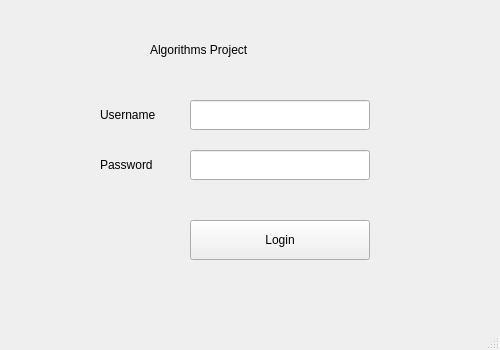
<?xml version="1.0" encoding="UTF-8"?>
<ui version="4.0">
    <class>LoginWindow</class>
    <widget class="QMainWindow" name="LoginWindow">
        <property name="geometry">
            <rect>
                <x>0</x>
                <y>0</y>
                <width>500</width>
                <height>350</height>
            </rect>
        </property>

        <property name="windowTitle">
            <string>Algorithms Project</string>
        </property>

        <widget class="QWidget" name="centralwidget">

            <widget class="QLabel" name="titleLabel">
                <property name="geometry">
                    <rect>
                        <x>150</x>
                        <y>30</y>
                        <width>220</width>
                        <height>40</height>
                    </rect>
                </property>
                <property name="text">
                    <string>Algorithms Project</string>
                </property>
            </widget>

            <widget class="QLabel" name="loginLabel">
                <property name="geometry">
                    <rect>
                        <x>100</x>
                        <y>100</y>
                        <width>80</width>
                        <height>30</height>
                    </rect>
                </property>
                <property name="text">
                    <string>Username</string>
                </property>
            </widget>

            <widget class="QLineEdit" name="loginEdit">
                <property name="geometry">
                    <rect>
                        <x>190</x>
                        <y>100</y>
                        <width>180</width>
                        <height>30</height>
                    </rect>
                </property>
            </widget>

            <widget class="QLabel" name="passwordLabel">
                <property name="geometry">
                    <rect>
                        <x>100</x>
                        <y>150</y>
                        <width>80</width>
                        <height>30</height>
                    </rect>
                </property>
                <property name="text">
                    <string>Password</string>
                </property>
            </widget>

            <widget class="QLineEdit" name="passwordEdit">
                <property name="geometry">
                    <rect>
                        <x>190</x>
                        <y>150</y>
                        <width>180</width>
                        <height>30</height>
                    </rect>
                </property>
                <property name="echoMode">
                    <enum>QLineEdit::Password</enum>
                </property>
            </widget>

            <widget class="QPushButton" name="loginButton">
                <property name="geometry">
                    <rect>
                        <x>190</x>
                        <y>220</y>
                        <width>180</width>
                        <height>40</height>
                    </rect>
                </property>
                <property name="text">
                    <string>Login</string>
                </property>
            </widget>

        </widget>

        <widget class="QMenuBar" name="menubar">
            <property name="geometry">
                <rect>
                    <x>0</x>
                    <y>0</y>
                    <width>500</width>
                    <height>26</height>
                </rect>
            </property>
        </widget>

        <widget class="QStatusBar" name="statusbar"/>

    </widget>
    <resources/>
    <connections/>
</ui>
